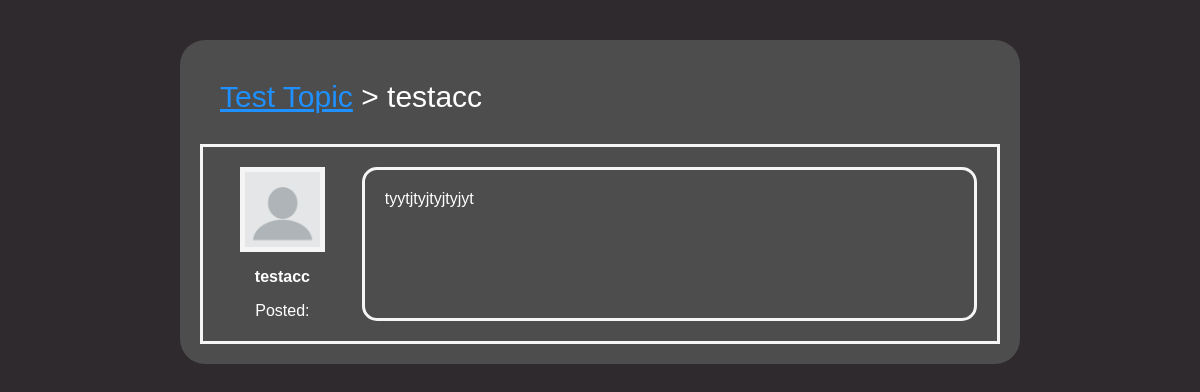
The page /1/8 on the database as committed earlier.
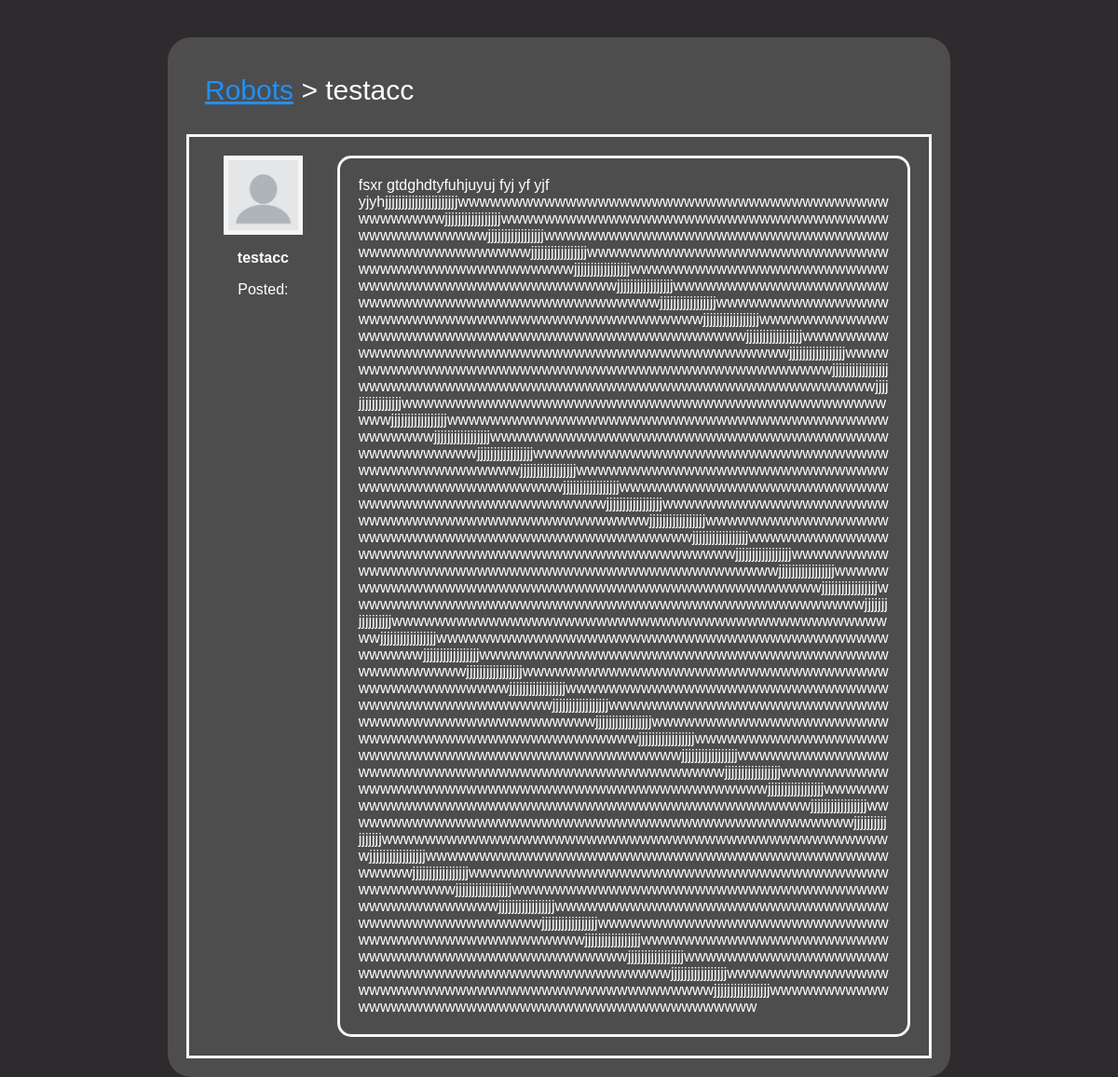
The same page on the database as committed later.
### tables this page shows
CREATE TABLE topic (
    topicID INTEGER NOT NULL PRIMARY KEY AUTOINCREMENT,
    topicName TEXT NOT NULL,
    postingUser INTEGER REFERENCES user(userID) ON DELETE SET NULL ON UPDATE CASCADE,
    creationTime INTEGER NOT NULL,
    updateTime INTEGER NOT NULL
);

CREATE TABLE user (
    userID INTEGER NOT NULL PRIMARY KEY AUTOINCREMENT,
    userName TEXT NOT NULL,
    passwordHash BLOB NOT NULL,
    isAdmin BOOLEAN NOT NULL,
    creationTime INTEGER NOT NULL,
    lastVisit INTEGER NOT NULL
);

CREATE TABLE claim (
    claimID INTEGER NOT NULL PRIMARY KEY AUTOINCREMENT,
    topic INTEGER NOT NULL REFERENCES topic(topicID) ON DELETE CASCADE ON UPDATE CASCADE,
    postingUser INTEGER REFERENCES user(userID) ON DELETE SET NULL ON UPDATE CASCADE,
    creationTime INTEGER NOT NULL,
    updateTime INTEGER NOT NULL,
    text TEXT NOT NULL
);

### server.py (the view)
@app.route('/<topicId>/<claimId>', methods=["GET"])
def displayClaim(topicId, claimId):
    if not isTopicIdValid(topicId):
        return NotFoundMessage("Topic")
    if not isClaimIdValid(claimId):
        return NotFoundMessage("Claim")
    if not isTopicRelatedToClaim(topicId, claimId):
        return NotFoundMessage("Claim is not related to that topic")
    db = sqlite3.connect(PATH)
    cursor = db.cursor()
    claim = cursor.execute(
        "select postingUser, text from claim where claimID=?", (claimId,))
    for row in claim:
        userId = row[0]
        claimText = row[1]
    username = getUsername(userId)
    topicName = getTopicName(topicId)
    db.close()
    return render_template("Claim.html", topicName=topicName, username=username, claimText=claimText)

### server.py (called while the page is built)
def getUsername(id):
    db = sqlite3.connect(PATH)
    cursor = db.cursor()
    user = cursor.execute(
        "select userName from user where userID=?", (id,))
    for row in user:
        username = row[0]
    db.close()
    return username

def isTopicIdValid(Id):
    db = sqlite3.connect(PATH)
    cursor = db.cursor()
    topic = cursor.execute("select * from topic where topicID=?", (Id,))
    for row in topic:
        db.close()
        return True
    db.close()
    return False

def getTopicName(Id):
    db = sqlite3.connect(PATH)
    cursor = db.cursor()
    topic = cursor.execute(
        "select topicName from topic where topicID=?", (Id,))
    for row in topic:
        db.close()
        return row[0]
    db.close()
    return "NULL"

def isClaimIdValid(Id):
    db = sqlite3.connect(PATH)
    cursor = db.cursor()
    claim = cursor.execute("select * from claim where claimID=?", (Id,))
    for row in claim:
        db.close()
        return True
    db.close()
    return False

def isTopicRelatedToClaim(topicId, claimId):
    db = sqlite3.connect(PATH)
    cursor = db.cursor()
    claim = cursor.execute(
        "select topic from claim where claimId=?", (claimId,))
    for row in claim:
        if int(topicId) == row[0]:
            db.close()
            return True
    db.close()
    return False

### templates/Claim.html (shortened to what this page needs)
<!DOCTYPE html>
<html>
<head>
    <link rel="stylesheet" type="text/css" href="{{ url_for('static', filename='CSS/global.css') }}">
    <link rel="stylesheet" type="text/css"
        href="https://stackpath.bootstrapcdn.com/font-awesome/4.7.0/css/font-awesome.min.css">
</head>
<body>
    <div class="forumsContainer">
        <div id="forumHierarchy"><a href="/{{ topicId }}">{{ topicName }}</a> > {{ username }}
        </div>
        <div class="grid-container">
            <div class="userInfo">
                <img class="userProfile" src="{{ url_for('static', filename='Resources/Images/default_user.png') }}">
                <p><b>{{ username }}</b></p>
                <p>Posted: </p>
            </div>
            <div style="border-radius: 15px; width: auto;" class="claimTextContainer">
                <p class="claimText">{{ claimText }}</p>
            </div>
        </div>
    </div>
</body>
</html>

### static/CSS/global.css (style rules this page uses)
#forumHierarchy { color: white; margin: 20px; margin-bottom: 30px; font-size: 30px; }
body { font-family: Helvetica, sans-serif; background-color: #2E2A2E; margin: 0; padding: 0; }
h1, h2, h3, h4, h5, h6, p { color: white; }
a { color: dodgerblue; }
.forumsContainer { background-color: #4d4d4d; padding: 20px; border-radius: 25px; margin-top: 40px; margin-left: 15%; margin-right: 15%; }

### templates/Claim.html (style rules this page uses)
.userProfile { vertical-align: top; margin-top: 15px; border: 5px solid whitesmoke; max-width: 75px; max-height: 75px; width: auto; height: auto; }
.userInfo { color: white; text-align: center; margin: 5px; }
.claimTextContainer { border: 3px solid whitesmoke; vertical-align: top; margin-top: 20px; margin-right: 20px; margin-bottom: 20px; padding: 20px; width: 30%; }
.claimText { color: white; vertical-align: middle; font-size: 16px; margin: auto; white-space: pre-wrap; overflow-wrap: break-word; }
.grid-container { border: 3px solid whitesmoke; display: grid; grid-template-columns: 20% 80%; }

Rows that differ between the two databases and show on the page:
changed topic: topicName "Test Topic" → "Robots"
changed claim: text "tyytjtyjtyjtyjyt" → "fsxr gtdghdtyfuhjuyuj fyj yf yjf…"
